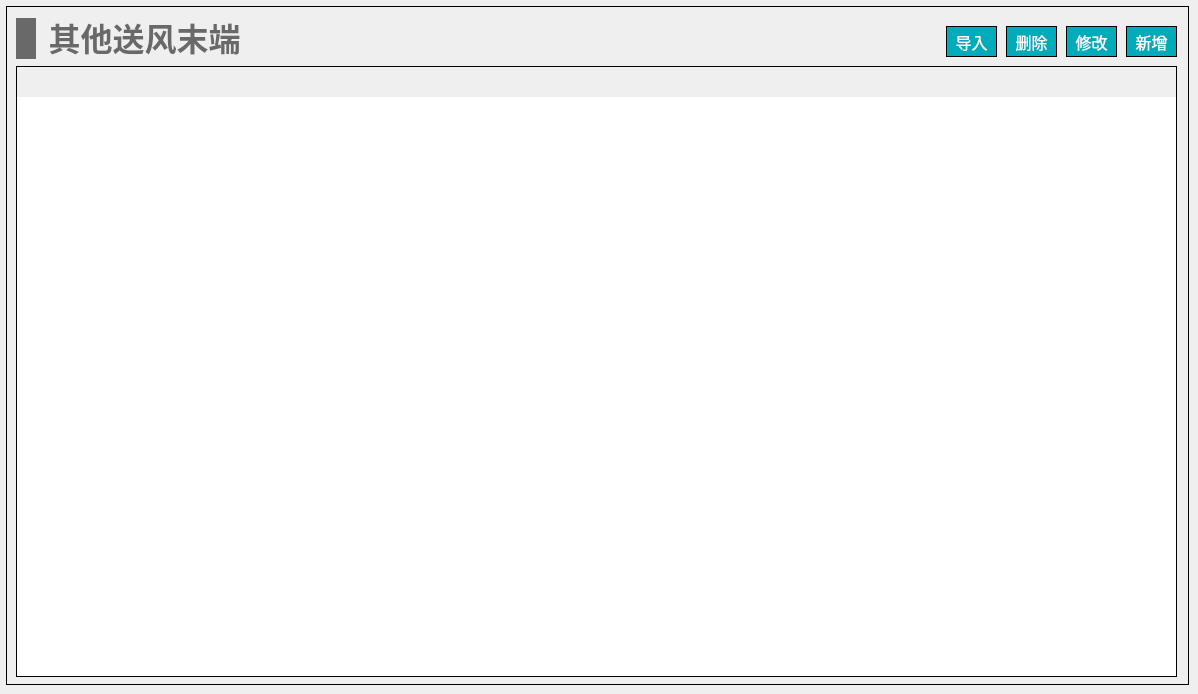
   <widget class="QWidget" name="page_other_send_terminal">
    <widget class="QWidget" name="widget_other_send_terminal" native="true">
     <property name="geometry">
      <rect>
       <x>6</x>
       <y>6</y>
       <width>1183</width>
       <height>679</height>
      </rect>
     </property>
     <property name="styleSheet">
      <string notr="true">#widget_other_send_terminal
{
border: 1px solid #000000;
}</string>
     </property>
     <widget class="QTableWidget" name="tableWidget_other_send_terminal">
      <property name="geometry">
       <rect>
        <x>10</x>
        <y>60</y>
        <width>1161</width>
        <height>611</height>
       </rect>
      </property>
      <property name="focusPolicy">
       <enum>Qt::NoFocus</enum>
      </property>
      <property name="layoutDirection">
       <enum>Qt::LeftToRight</enum>
      </property>
      <property name="styleSheet">
       <string notr="true">/*设置标题(包括垂直+水平的)*/
QHeaderView
{							
	
	font-size: 15px;				/*字大小*/
	font-family: '黑体';
	/*border: 1px solid #B4B4B4;*/
	border:none;
    /*border-bottom: 2px solid #999999; */		/*下边框颜色*/
    /*background: #9DC6E6;*/				/*背景浅蓝色*/ 
	min-height:30px;
	text-align: center;	       
}


/*设置标题(水平的)*/
QHeaderView::section:horizontal { 					
        border: 1px solid #AFAFAF; 			/*间隔颜色*/
	    border-bottom: 2px solid #999999; 							
        color: black;
        background: #9DC6E6;
}

/*设置鼠标停留状态*/
QHeaderView::section:horizontal:hover 
{			
        color: black;							/*字体白色*/
        background: #82AFC9;				/*背景深蓝色*/
}

/*设置鼠标按下状态*/
QHeaderView::section:horizontal:pressed 
{			
        color: black;
        background: #82AFC9;
		border-bottom: 3px solid #037BFC;				
}


QTableWidget 
{
		font-size: 14px;				/*10榜*/
		font-family: '黑体';				
		color : black;				
        border: 1px solid #000000;		
        background: white;
        gridline-color: #E0E0E0;	
        text-align: center;	
        outline:0px;			/*禁止焦点*/
}

/*设置选中的视图项*/
QTableWidget::item:selected
{				    
		border: 2px solid #0398FC;	
        color : black;				
}</string>
      </property>
      <property name="frameShape">
       <enum>QFrame::StyledPanel</enum>
      </property>
     </widget>
     <widget class="QWidget" name="layoutWidget_16">
      <property name="geometry">
       <rect>
        <x>10</x>
        <y>10</y>
        <width>231</width>
        <height>45</height>
       </rect>
      </property>
      <layout class="QHBoxLayout" name="horizontalLayout_29">
       <item>
        <widget class="QLabel" name="label_38">
         <property name="minimumSize">
          <size>
           <width>20</width>
           <height>41</height>
          </size>
         </property>
         <property name="maximumSize">
          <size>
           <width>20</width>
           <height>41</height>
          </size>
         </property>
         <property name="styleSheet">
          <string notr="true">QLabel { 
border: none; 
background-color : rgb(105, 105, 105);
}</string>
         </property>
         <property name="text">
          <string/>
         </property>
        </widget>
       </item>
       <item>
        <widget class="QLabel" name="label_39">
         <property name="font">
          <font>
           <family>Microsoft YaHei</family>
           <pointsize>24</pointsize>
           <bold>true</bold>
          </font>
         </property>
         <property name="styleSheet">
          <string notr="true">QLabel { 
border: none; 
color : rgb(105, 105, 105);
}</string>
         </property>
         <property name="text">
          <string>其他送风末端</string>
         </property>
         <property name="alignment">
          <set>Qt::AlignBottom|Qt::AlignHCenter</set>
         </property>
        </widget>
       </item>
      </layout>
     </widget>
     <widget class="QPushButton" name="pushButton_other_send_terminal_revise">
      <property name="geometry">
       <rect>
        <x>1060</x>
        <y>20</y>
        <width>51</width>
        <height>31</height>
       </rect>
      </property>
      <property name="font">
       <font>
        <family>黑体</family>
        <pointsize>12</pointsize>
       </font>
      </property>
      <property name="styleSheet">
       <string notr="true">QPushButton
{
	color:#ffffff; /*文字颜色*/
    background-color: #00ACB9;/*背景色*/
    border-radius:0px; /*边框倒角*/
	border: 1px solid #000000;
}


QPushButton:hover 
{
background-color: rgb(0,142,153);
color: white;
}</string>
      </property>
      <property name="text">
       <string>修改</string>
      </property>
     </widget>
     <widget class="QPushButton" name="pushButton_other_send_terminal_input">
      <property name="geometry">
       <rect>
        <x>940</x>
        <y>20</y>
        <width>51</width>
        <height>31</height>
       </rect>
      </property>
      <property name="font">
       <font>
        <family>黑体</family>
        <pointsize>12</pointsize>
       </font>
      </property>
      <property name="styleSheet">
       <string notr="true">QPushButton
{
	color:#ffffff; /*文字颜色*/
    background-color: #00ACB9;/*背景色*/
    border-radius:0px; /*边框倒角*/
	border: 1px solid #000000;
}


QPushButton:hover 
{
background-color: rgb(0,142,153);
color: white;
}</string>
      </property>
      <property name="text">
       <string>导入</string>
      </property>
     </widget>
     <widget class="QPushButton" name="pushButton_other_send_terminal_add">
      <property name="geometry">
       <rect>
        <x>1120</x>
        <y>20</y>
        <width>51</width>
        <height>31</height>
       </rect>
      </property>
      <property name="font">
       <font>
        <family>黑体</family>
        <pointsize>12</pointsize>
       </font>
      </property>
      <property name="styleSheet">
       <string notr="true">QPushButton
{
	color:#ffffff; /*文字颜色*/
    background-color: #00ACB9;/*背景色*/
    border-radius:0px; /*边框倒角*/
	border: 1px solid #000000;
}


QPushButton:hover 
{
background-color: rgb(0,142,153);
color: white;
}</string>
      </property>
      <property name="text">
       <string>新增</string>
      </property>
     </widget>
     <widget class="QPushButton" name="pushButton_other_send_terminal_del">
      <property name="geometry">
       <rect>
        <x>1000</x>
        <y>20</y>
        <width>51</width>
        <height>31</height>
       </rect>
      </property>
      <property name="font">
       <font>
        <family>黑体</family>
        <pointsize>12</pointsize>
       </font>
      </property>
      <property name="styleSheet">
       <string notr="true">QPushButton
{
	color:#ffffff; /*文字颜色*/
    background-color: #00ACB9;/*背景色*/
    border-radius:0px; /*边框倒角*/
	border: 1px solid #000000;
}


QPushButton:hover 
{
background-color: rgb(0,142,153);
color: white;
}</string>
      </property>
      <property name="text">
       <string>删除</string>
      </property>
     </widget>
    </widget>
   </widget>
